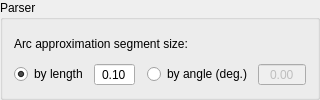
         <widget class="QGroupBox" name="grpParser">
          <property name="title">
           <string>Parser</string>
          </property>
          <layout class="QVBoxLayout" name="verticalLayout_8">
           <item>
            <layout class="QHBoxLayout" name="horizontalLayout_11">
             <item>
              <widget class="QLabel" name="label_32">
               <property name="text">
                <string>Arc approximation segment size:</string>
               </property>
              </widget>
             </item>
             <item>
              <spacer name="horizontalSpacer_14">
               <property name="orientation">
                <enum>Qt::Orientation::Horizontal</enum>
               </property>
               <property name="sizeHint" stdset="0">
                <size>
                 <width>0</width>
                 <height>20</height>
                </size>
               </property>
              </spacer>
             </item>
            </layout>
           </item>
           <item>
            <layout class="QGridLayout" name="gridLayout_7">
             <item row="0" column="0">
              <widget class="QRadioButton" name="radArcLengthMode">
               <property name="text">
                <string>by length</string>
               </property>
               <property name="checked">
                <bool>true</bool>
               </property>
              </widget>
             </item>
             <item row="0" column="2">
              <spacer name="horizontalSpacer_15">
               <property name="orientation">
                <enum>Qt::Orientation::Horizontal</enum>
               </property>
               <property name="sizeType">
                <enum>QSizePolicy::Policy::Fixed</enum>
               </property>
               <property name="sizeHint" stdset="0">
                <size>
                 <width>6</width>
                 <height>20</height>
                </size>
               </property>
              </spacer>
             </item>
             <item row="0" column="1">
              <widget class="QDoubleSpinBox" name="txtArcLength">
               <property name="enabled">
                <bool>true</bool>
               </property>
               <property name="alignment">
                <set>Qt::AlignmentFlag::AlignCenter</set>
               </property>
               <property name="buttonSymbols">
                <enum>QAbstractSpinBox::ButtonSymbols::NoButtons</enum>
               </property>
               <property name="decimals">
                <number>2</number>
               </property>
               <property name="minimum">
                <double>0.100000000000000</double>
               </property>
               <property name="maximum">
                <double>99.000000000000000</double>
               </property>
              </widget>
             </item>
             <item row="0" column="3">
              <widget class="QRadioButton" name="radArcDegreeMode">
               <property name="text">
                <string>by angle (deg.)</string>
               </property>
              </widget>
             </item>
             <item row="0" column="4">
              <widget class="QDoubleSpinBox" name="txtArcDegree">
               <property name="enabled">
                <bool>false</bool>
               </property>
               <property name="alignment">
                <set>Qt::AlignmentFlag::AlignCenter</set>
               </property>
               <property name="buttonSymbols">
                <enum>QAbstractSpinBox::ButtonSymbols::NoButtons</enum>
               </property>
               <property name="decimals">
                <number>2</number>
               </property>
               <property name="maximum">
                <double>180.000000000000000</double>
               </property>
              </widget>
             </item>
            </layout>
           </item>
          </layout>
         </widget>
